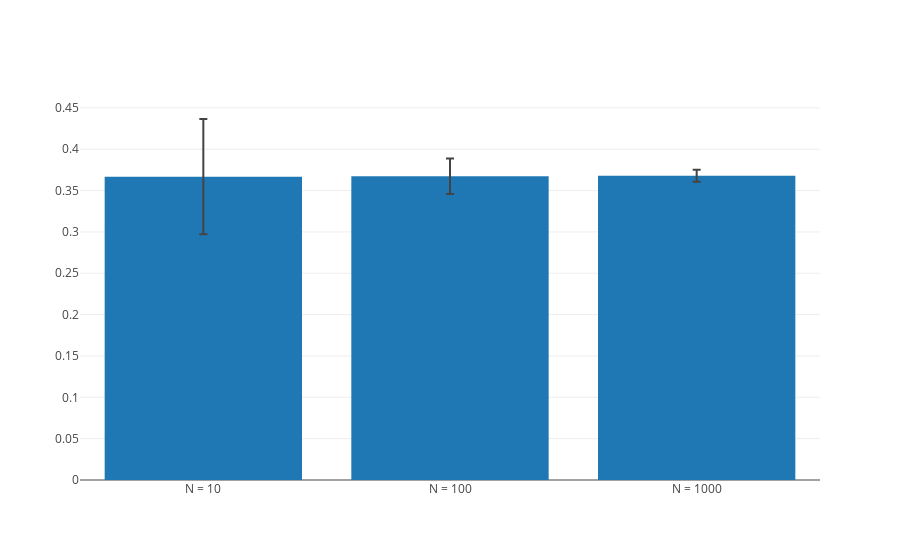

The notebook cell saved with this chart:
### Markdown cell above
## Estimate under triangle


Explain why sampling x from p(x)=2x and then y unifomly in  [0, x] generates points uniformly distributed below the line x for x $\in [0,1]$

Let $F(x)$ be the integral of $f(x)=x$. 
A constant density of points in the region $(y<x, \ y>0,\ x\in[0,1])$ means first of all that for any fixed $x_{i}$ the number of points $N_{i}$ in the interval$ (x_{i}, x_{i}+\Delta)$ must be proportional to the area measured by $F(x_{i}+\Delta)-F(x_{i})$ then, inside each bin, the $N_{i}$ points must be uniformly distributed over the height of the bin i.e. between 0 and $f_{i}$. 

We will proove that the probability distribution of the sample along $x$ must be proportional to $f(x)$.
The uniform-density condition reads:

$$
\begin{equation}
\dfrac{F(x_{i}+\Delta)-F(x_{i})}{N_{i}}=const
\end{equation}
$$

If we set the value of the constant to be equal to $1/N_{tot}$, where $N_{tot}$ is the total number of points, we have in the $\lim_{\Delta\to 0}, \lim_{N\to\infty} $:

$$
\begin{equation}
\dfrac{F(x_{i}+\Delta)-F(x_{i})}{\Delta}\rightarrow f(x), \quad \dfrac{N_{i}}{N\Delta}\rightarrow p(x)
\end{equation}
$$

Why the error is lower on average?

Given a $f(x) \geq 0$ the accept-reject method actually computes an estimate of the mean $\theta$ of the bernuolli random variable that is set equal to 1 if the point fall below the graph of the function $f(x)$, and 0 otherwise. Knowing the total area $A$ in which the points are thrown the integral of the function is then $I=A\theta$. The estimate of $\theta$ is computed through the empirical average of the sample, which is an unbiased estimator with standard deviation $\sigma=(\theta(1-\theta)/N)^{1/2}$, we have:

$$
\begin{equation}
\hat{\theta}=\theta \pm \sqrt{\dfrac{\theta(1-\theta)}{N}}
\end{equation}
$$

If $\theta$ is of order 1, as reasonably should happen, then the average error at fixed $N$ is proportional to the standard deviation of the estimator and decreases as $\theta$ increases, or as the sample region approaches the function $f(x)$. This is what happens changing the rectangle into the triangle: the area of the triangular region is colser to the integral to be estimated, therefore the average error is lower than that of the rectangular sample area.
For completeness we can say that the average error is a decreasing function of $\theta$ in all the interval $[0,1]$ and is not proportional to $\sigma$.

What is usually referred as precision is the realtive error which is:

$$
\begin{equation}
e=\sqrt{\dfrac{1-\theta}{A^{2}\theta N}}
\end{equation}
$$

### Code cell
def sample_triangle(size=1):
    """Samples from a triangle y < x from (0, 0), to (1, 1)."""
    x = np.random.random(size)**0.5
    y = np.random.uniform(0, x, size)
    
    return x, y

print("Sampling from triangle (0, 0), (1, 1).\n"
      "======================================")
print_integral_summary(sample_triangle, 0.5, Ns)

### Figure 1 — Plotly figure (JSON) as saved in the notebook; plotly's stock layout.template omitted (floating-point values rounded to 4 significant figures)
{"data": [{"error_y": {"array": [0.0697, 0.02143, 0.007157], "type": "data"}, "type": "bar", "x": ["N = 10", "N = 100", "N = 1000"], "y": [0.3669, 0.3674, 0.3679]}], "layout": {}}
